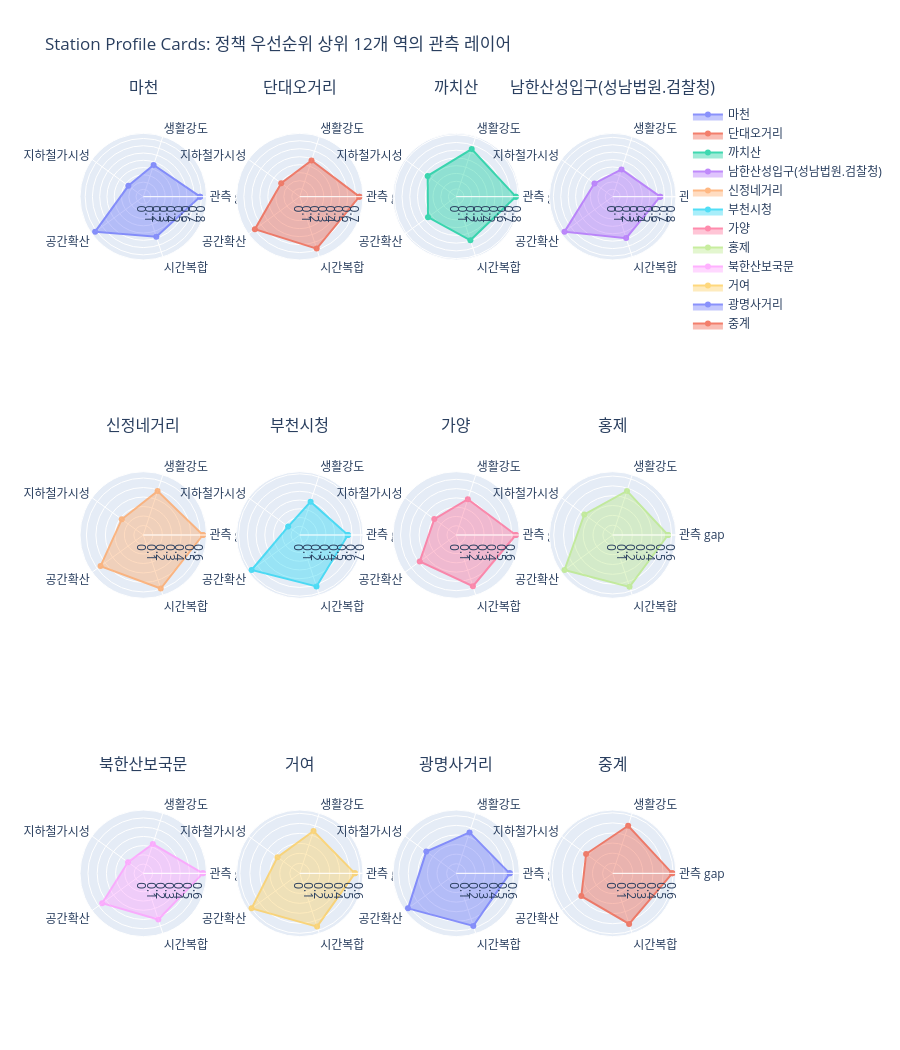

The notebook cell saved with this chart:
### Markdown cell above
## 6. Station Profile Cards

정책 우선순위 상위 역을 카드처럼 보여줍니다.  
각 역이 왜 중요한지 레이어별 점수로 설명합니다.

### Code cell
# ============================================================
# 9. STATION PROFILE CARDS
# ============================================================

profile = df.sort_values("UOG_policy_priority", ascending=False).head(12).copy()

card_cols = [
    "UOG_observation_gap",
    "UOG_lived_city_strength",
    "UOG_transit_visibility",
    "UOG_spatial_diffusion",
    "UOG_temporal_complexity"
]

fig = make_subplots(
    rows=3, cols=4,
    specs=[[{"type":"polar"}]*4,
           [{"type":"polar"}]*4,
           [{"type":"polar"}]*4],
    subplot_titles=profile["nearest_station"].tolist()
)

for idx, (_, r) in enumerate(profile.iterrows()):
    row = idx // 4 + 1
    col = idx % 4 + 1
    vals = [r[c] for c in card_cols]
    vals = vals + [vals[0]]
    theta = ["관측 gap", "생활강도", "지하철가시성", "공간확산", "시간복합", "관측 gap"]

    fig.add_trace(
        go.Scatterpolar(
            r=vals,
            theta=theta,
            fill="toself",
            name=r["nearest_station"],
            opacity=0.75
        ),
        row=row, col=col
    )

fig.update_layout(
    height=1050,
    title="Station Profile Cards: 정책 우선순위 상위 12개 역의 관측 레이어"
)

save_plotly(fig, "05_station_profile_cards")
fig.show()

### Figure 1 — Plotly figure (JSON) as saved in the notebook; plotly's stock layout.template omitted (floating-point values rounded to 4 significant figures)
{"data": [{"fill": "toself", "name": "마천", "opacity": 0.75, "r": [0.7804, 0.4578, 0.254, 0.819, 0.5791, 0.7804], "subplot": "polar", "theta": ["관측 gap", "생활강도", "지하철가시성", "공간확산", "시간복합", "관측 gap"], "type": "scatterpolar"}, {"fill": "toself", "name": "단대오거리", "opacity": 0.75, "r": [0.7456, 0.4757, 0.2875, 0.6945, 0.6838, 0.7456], "subplot": "polar2", "theta": ["관측 gap", "생활강도", "지하철가시성", "공간확산", "시간복합", "관측 gap"], "type": "scatterpolar"}, {"fill": "toself", "name": "까치산", "opacity": 0.75, "r": [0.7693, 0.6465, 0.4559, 0.4501, 0.592, 0.7693], "subplot": "polar3", "theta": ["관측 gap", "생활강도", "지하철가시성", "공간확산", "시간복합", "관측 gap"], "type": "scatterpolar"}, {"fill": "toself", "name": "남한산성입구(성남법원.검찰청)", "opacity": 0.75, "r": [0.6407, 0.3862, 0.3037, 0.8032, 0.5877, 0.6407], "subplot": "polar4", "theta": ["관측 gap", "생활강도", "지하철가시성", "공간확산", "시간복합", "관측 gap"], "type": "scatterpolar"}, {"fill": "toself", "name": "신정네거리", "opacity": 0.75, "r": [0.6278, 0.4865, 0.281, 0.5573, 0.5934, 0.6278], "subplot": "polar5", "theta": ["관측 gap", "생활강도", "지하철가시성", "공간확산", "시간복합", "관측 gap"], "type": "scatterpolar"}, {"fill": "toself", "name": "부천시청", "opacity": 0.75, "r": [0.5507, 0.4008, 0.1647, 0.6819, 0.6187, 0.5507], "subplot": "polar6", "theta": ["관측 gap", "생활강도", "지하철가시성", "공간확산", "시간복합", "관측 gap"], "type": "scatterpolar"}, {"fill": "toself", "name": "가양", "opacity": 0.75, "r": [0.6421, 0.4051, 0.2921, 0.4861, 0.5808, 0.6421], "subplot": "polar7", "theta": ["관측 gap", "생활강도", "지하철가시성", "공간확산", "시간복합", "관측 gap"], "type": "scatterpolar"}, {"fill": "toself", "name": "홍제", "opacity": 0.75, "r": [0.5629, 0.4719, 0.3566, 0.6063, 0.5548, 0.5629], "subplot": "polar8", "theta": ["관측 gap", "생활강도", "지하철가시성", "공간확산", "시간복합", "관측 gap"], "type": "scatterpolar"}, {"fill": "toself", "name": "북한산보국문", "opacity": 0.75, "r": [0.6454, 0.3336, 0.2052, 0.5509, 0.5261, 0.6454], "subplot": "polar9", "theta": ["관측 gap", "생활강도", "지하철가시성", "공간확산", "시간복합", "관측 gap"], "type": "scatterpolar"}, {"fill": "toself", "name": "거여", "opacity": 0.75, "r": [0.5516, 0.4453, 0.2755, 0.5962, 0.5605, 0.5516], "subplot": "polar10", "theta": ["관측 gap", "생활강도", "지하철가시성", "공간확산", "시간복합", "관측 gap"], "type": "scatterpolar"}, {"fill": "toself", "name": "광명사거리", "opacity": 0.75, "r": [0.5575, 0.4488, 0.3856, 0.6208, 0.5764, 0.5575], "subplot": "polar11", "theta": ["관측 gap", "생활강도", "지하철가시성", "공간확산", "시간복합", "관측 gap"], "type": "scatterpolar"}, {"fill": "toself", "name": "중계", "opacity": 0.75, "r": [0.5907, 0.4966, 0.3256, 0.384, 0.527, 0.5907], "subplot": "polar12", "theta": ["관측 gap", "생활강도", "지하철가시성", "공간확산", "시간복합", "관측 gap"], "type": "scatterpolar"}], "layout": {"annotations": [{"font": {"size": 16}, "showarrow": false, "text": "마천", "x": 0.1062, "xanchor": "center", "xref": "paper", "y": 1, "yanchor": "bottom", "yref": "paper"}, {"font": {"size": 16}, "showarrow": false, "text": "단대오거리", "x": 0.3688, "xanchor": "center", "xref": "paper", "y": 1, "yanchor": "bottom", "yref": "paper"}, {"font": {"size": 16}, "showarrow": false, "text": "까치산", "x": 0.6313, "xanchor": "center", "xref": "paper", "y": 1, "yanchor": "bottom", "yref": "paper"}, {"font": {"size": 16}, "showarrow": false, "text": "남한산성입구(성남법원.검찰청)", "x": 0.8938, "xanchor": "center", "xref": "paper", "y": 1, "yanchor": "bottom", "yref": "paper"}, {"font": {"size": 16}, "showarrow": false, "text": "신정네거리", "x": 0.1062, "xanchor": "center", "xref": "paper", "y": 0.6111, "yanchor": "bottom", "yref": "paper"}, {"font": {"size": 16}, "showarrow": false, "text": "부천시청", "x": 0.3688, "xanchor": "center", "xref": "paper", "y": 0.6111, "yanchor": "bottom", "yref": "paper"}, {"font": {"size": 16}, "showarrow": false, "text": "가양", "x": 0.6313, "xanchor": "center", "xref": "paper", "y": 0.6111, "yanchor": "bottom", "yref": "paper"}, {"font": {"size": 16}, "showarrow": false, "text": "홍제", "x": 0.8938, "xanchor": "center", "xref": "paper", "y": 0.6111, "yanchor": "bottom", "yref": "paper"}, {"font": {"size": 16}, "showarrow": false, "text": "북한산보국문", "x": 0.1062, "xanchor": "center", "xref": "paper", "y": 0.2222, "yanchor": "bottom", "yref": "paper"}, {"font": {"size": 16}, "showarrow": false, "text": "거여", "x": 0.3688, "xanchor": "center", "xref": "paper", "y": 0.2222, "yanchor": "bottom", "yref": "paper"}, {"font": {"size": 16}, "showarrow": false, "text": "광명사거리", "x": 0.6313, "xanchor": "center", "xref": "paper", "y": 0.2222, "yanchor": "bottom", "yref": "paper"}, {"font": {"size": 16}, "showarrow": false, "text": "중계", "x": 0.8938, "xanchor": "center", "xref": "paper", "y": 0.2222, "yanchor": "bottom", "yref": "paper"}], "height": 1050, "polar": {"domain": {"x": [0, 0.2125], "y": [0.7778, 1]}}, "polar10": {"domain": {"x": [0.2625, 0.475], "y": [0, 0.2222]}}, "polar11": {"domain": {"x": [0.525, 0.7375], "y": [0, 0.2222]}}, "polar12": {"domain": {"x": [0.7875, 1], "y": [0, 0.2222]}}, "polar2": {"domain": {"x": [0.2625, 0.475], "y": [0.7778, 1]}}, "polar3": {"domain": {"x": [0.525, 0.7375], "y": [0.7778, 1]}}, "polar4": {"domain": {"x": [0.7875, 1], "y": [0.7778, 1]}}, "polar5": {"domain": {"x": [0, 0.2125], "y": [0.3889, 0.6111]}}, "polar6": {"domain": {"x": [0.2625, 0.475], "y": [0.3889, 0.6111]}}, "polar7": {"domain": {"x": [0.525, 0.7375], "y": [0.3889, 0.6111]}}, "polar8": {"domain": {"x": [0.7875, 1], "y": [0.3889, 0.6111]}}, "polar9": {"domain": {"x": [0, 0.2125], "y": [0, 0.2222]}}, "title": {"text": "Station Profile Cards: 정책 우선순위 상위 12개 역의 관측 레이어"}}}
